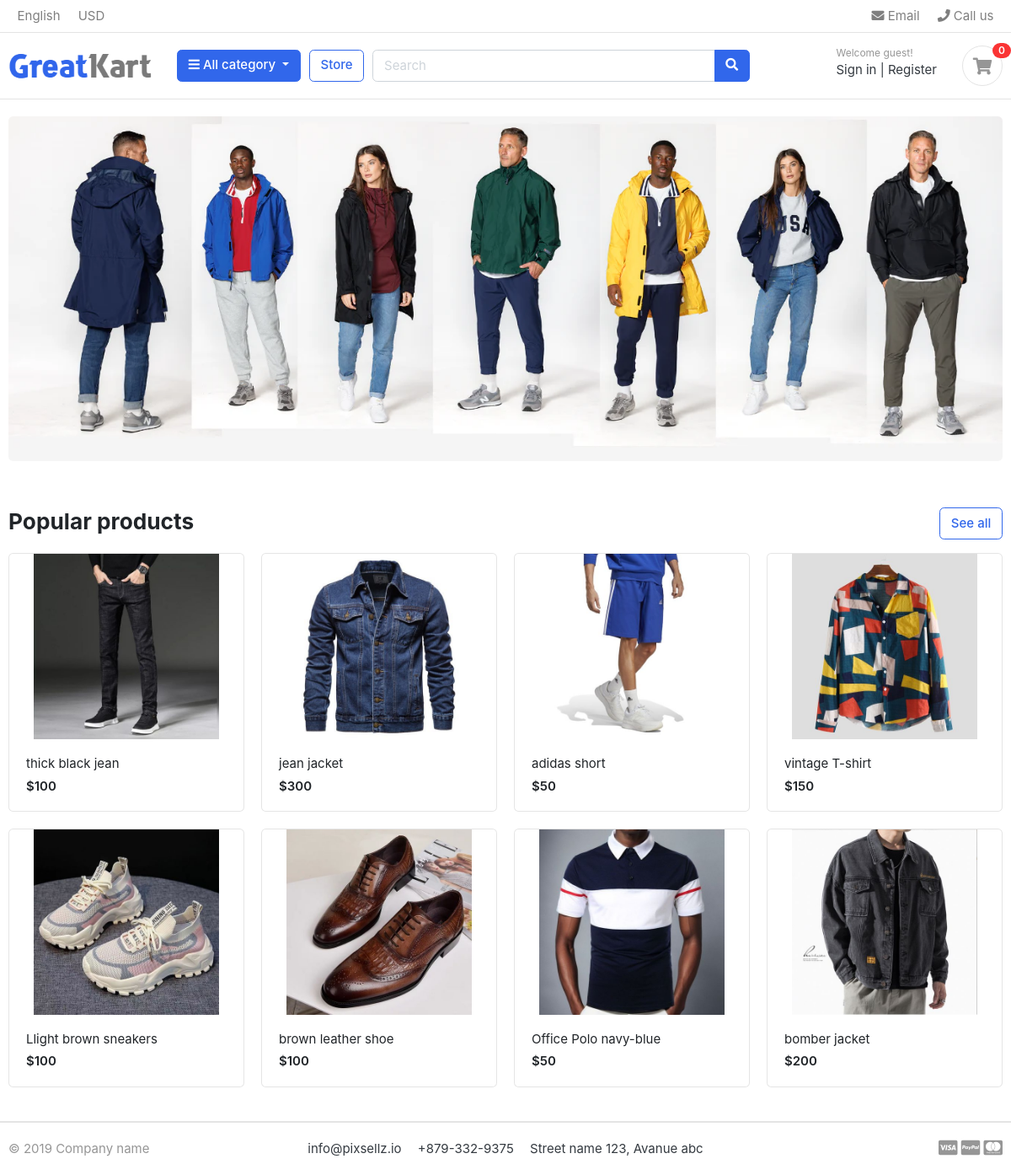
The page / on the database its author committed.
### store/models.py (models this page shows, shortened)
class Product(models.Model):
    product_name=models.CharField(max_length=200, unique= True)
    slug=models.SlugField(max_length=200, unique=True)
    description=models.TextField(max_length=200 , unique=True)
    price=models.IntegerField()
    images=models.ImageField(upload_to='photos/products')
    stock=models.IntegerField()
    is_available=models.BooleanField(default=True)
    category=models.ForeignKey(Category, on_delete=models.CASCADE)
    created_date=models.DateTimeField(auto_now_add=True)
    modified_date=models.DateTimeField(auto_now=True)
    def get_url(self):
        return reverse('product_detail',args=[self.category.slug,self.slug])

### greatkart/views.py (the view)
# urls.py: 2. Add a URL to urlpatterns:  path('', Home.as_view(), name='home')
def Home(request):
    products=Product.objects.all().filter(is_available=True)
    context={
        'products':products,
    }
    return render(request,'home.html',context)

### carts/context_processors.py (called while the page is built)
def counter (request):
    cart_count = 0
    if 'admin' in request.path:
        return()
    else:
        try:
            cart=Cart.objects.filter(cart_id=_cart_id(request))
            cart_items=Cartitem.objects.all().filter(cart=cart[:1])
            for cart_item in cart_items:
                cart_count += cart_item.quantity
        except Cart.DoesNotExist:
            cart_count=0
    return dict (cart_count=cart_count)

### carts/views.py (called while the page is built)
def _cart_id(request):
    cart=request.session.session_key
    if not cart:
        cart=request.session.create()
    return cart

### category/context_processors.py (called while the page is built)
def menu_links(request):
    links=  Category.objects.all()
    return dict(links=links)

### category/models.py (called while the page is built)
    def get_url(self):
            return reverse('products_by_category',args=[self.slug])

### templates/home.html
{%extends "base.html"%}
{%block pagecontent%}
{% load static %}
<section class="section-intro padding-y-sm">
<div class="container">
<div class="intro-banner-wrap">
	<img src="{%static 'images/banners/3.webp'%}" class="img-fluid rounded">
</div>
</div>
</section>
<section class="section-name padding-y-sm">
<div class="container">
<header class="section-heading">
	<a href="{% url 'store' %}" class="btn btn-outline-primary float-right">See all</a>
	<h3 class="section-title">Popular products</h3>
</header>
<div class="row">
	{% for product in products %}
	<div class="col-md-3">
		<div class="card card-product-grid">
			<a href="{{product.get_url}}" class="img-wrap"> <img src="{{product.images.url}}"> </a>
			<figcaption class="info-wrap">
				<a href="{{product.get_url}}" class="title">{{product.product_name}}</a>
				<div class="price mt-1">${{product.price}}</div>
			</figcaption>
		</div>
	</div>
	{% endfor %}
</div>
</div>
</section>
{%endblock%}

### templates/base.html (shortened to what this page needs)
{% load static %}
<!DOCTYPE HTML>
<html lang="en">
<head>
<link href="{%static 'css/bootstrap.css'%}" rel="stylesheet" type="text/css"/>
<link href="{%static 'fonts/fontawesome/css/all.min.css'%}" type="text/css" rel="stylesheet">
<link href="{%static 'css/ui.css'%}" rel="stylesheet" type="text/css"/>
<link href="{%static 'css/responsive.css'%}" rel="stylesheet" media="only screen and (max-width: 1200px)" />
</head>
<body>
<header class="section-header">
<nav class="navbar p-md-0 navbar-expand-sm navbar-light border-bottom">
<div class="container">
  <div class="collapse navbar-collapse" id="navbarTop4">
    <ul class="navbar-nav mr-auto">
    	<li class="nav-item dropdown">
		 	<a href="#" class="nav-link">   English </a>
		</li>
		<li class="nav-item dropdown">
			<a href="#" class="nav-link"> USD </a>
		</li>
    </ul>
    <ul class="navbar-nav">
		<li><a href="#" class="nav-link"> <i class="fa fa-envelope"></i> Email </a></li>
		<li><a href="#" class="nav-link"> <i class="fa fa-phone"></i> Call us </a></li>
	</ul>
  </div>
</div>
</nav>
<section class="header-main border-bottom">
	<div class="container">
<div class="row align-items-center">
	<div class="col-lg-2 col-md-3 col-6">
		<a href="{% url 'home' %}" class="brand-wrap">
			<img class="logo" src="{%static './images/logo.png'%}">
		</a>
	</div>
	<div class="col-lg col-sm col-md col-6 flex-grow-0">
		<div class="category-wrap dropdown d-inline-block float-right">
			<button type="button" class="btn btn-primary dropdown-toggle" data-toggle="dropdown">
				<i class="fa fa-bars"></i> All category
			</button>
		</div>
	</div>
	<a href="{% url 'store' %}" class="btn btn-outline-primary">Store</a>
	<div class="col-lg  col-md-6 col-sm-12 col">
		<form action="{% url 'search' %}" class="search">
			<div class="input-group w-100">
			    <input type="text" class="form-control" style="width:60%;" placeholder="Search"  name=keyword>
			    <div class="input-group-append">
			      <button type="submit" class="btn btn-primary" type="submit">
			        <i class="fa fa-search"></i>
			      </button>
			    </div>
		    </div>
		</form>
	</div>
	<div class="col-lg-3 col-sm-6 col-8 order-2 order-lg-3">
				<div class="d-flex justify-content-end mb-3 mb-lg-0">
					<div class="widget-header">
						<small class="title text-muted">Welcome guest!</small>
						<div>
							<a href="./signin.html">Sign in</a> <span class="dark-transp"> | </span>
							<a href="./register.html"> Register</a>
						</div>
					</div>
					<a href="{% url 'cart'%}" class="widget-header pl-3 ml-3">
						<div class="icon icon-sm rounded-circle border"><i class="fa fa-shopping-cart"></i></div>
						<span class="badge badge-pill badge-danger notify">{{cart_count}}</span>
					</a>
				</div>
			</div>
</div>
	</div>
</section>
</header>
{%block pagecontent%}
{%endblock%}
<footer class="section-footer border-top">
	<div class="container">
		<section class="footer-bottom border-top row">
			<div class="col-md-2">
				<p class="text-muted"> &copy 2019 Company name </p>
			</div>
			<div class="col-md-8 text-md-center">
				<span  class="px-2">info@pixsellz.io</span>
				<span  class="px-2">+879-332-9375</span>
				<span  class="px-2">Street name 123, Avanue abc</span>
			</div>
			<div class="col-md-2 text-md-right text-muted">
				<i class="fab fa-lg fa-cc-visa"></i>
				<i class="fab fa-lg fa-cc-paypal"></i>
				<i class="fab fa-lg fa-cc-mastercard"></i>
			</div>
		</section>
	</div>
</footer>
</body>
</html>

### static/css/ui.css (style rules this page uses)
html { font-family: "Inter", sans-serif; font-size: 15px; }
.img-wrap { text-align: center; display: block; }
.img-wrap img { max-width: 100%; }
.icon-xs, .icon-sm, .icon-md, .icon-lg { display: inline-block; text-align: center; flex-shrink: 0; flex-grow: 0; }
.icon-sm { width: 48px; height: 48px; line-height: 48px !important; font-size: 20px; }
.padding-y-sm { padding-top: 20px; padding-bottom: 20px; }
.section-heading { margin-bottom: 20px; margin-top: 15px; }
.section-title { color: #212529; }
p:last-child { margin-bottom: 0; }
.header-main { position: relative; padding-top: 1rem; padding-bottom: 1rem; }
.brand-wrap .logo, .navbar-brand .logo { margin-right: 7px; max-height: 42px; display: inline-block; }
.widget-header { display: inline-block; vertical-align: middle; position: relative; }
.widget-header a { color: #343a40; }
.widget-header i { color: #969696; }
.widget-header .title { display: block; }
.widget-header .notify { position: absolute; top: -3px; right: -10px; }
.footer-bottom { padding-top: 20px; padding-bottom: 20px; }
[class*=card-product] a.title { color: #212529; display: block; }
[class*=card-product] .img-wrap { overflow: hidden; position: relative; }
[class*=card-product] .img-wrap img { height: 100%; max-width: 100%; width: auto; display: inline-block; -o-object-fit: cover; object-fit: cover; }
.card-product-grid { margin-bottom: 20px; }
.card-product-grid .img-wrap { border-radius: 0.2rem 0.2rem 0 0; height: 220px; }
.card-product-grid .info-wrap { overflow: hidden; padding: 18px 20px; }
.card .img-wrap { overflow: hidden; }
.notify { position: absolute; top: -4px; right: -10px; display: inline-block; padding: 0.25em 0.6em; font-size: 12px; line-height: 1; text-align: center; border-radius: 3rem; color: #fff; background-color: #fa3434; }
.price { font-weight: 600; color: #212529; }

### rows shown on the page
Product: images (picture), product_name "thick black jean", price "100"
Product: images (picture), product_name "jean jacket", price "300"
Product: images (picture), product_name "adidas short", price "50"
Product: images (picture), product_name "vintage T-shirt", price "150"
Product: images (picture), product_name "Llight brown sneakers", price "100"
Product: images (picture), product_name "brown leather shoe", price "100"
Product: images (picture), product_name "Office Polo navy-blue", price "50"
Product: images (picture), product_name "bomber jacket", price "200"

### other values the page prints
{{ cart_count }} "0"
